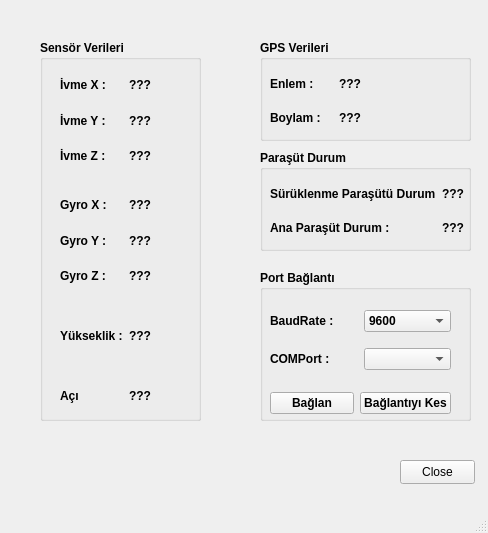
<?xml version="1.0" encoding="UTF-8"?>
<ui version="4.0">
 <class>Azak_Roket_GUI</class>
 <widget class="QMainWindow" name="Azak_Roket_GUI">
  <property name="geometry">
   <rect>
    <x>0</x>
    <y>0</y>
    <width>488</width>
    <height>533</height>
   </rect>
  </property>
  <property name="windowTitle">
   <string>Azak Roket Takımı Yer İstasyonu</string>
  </property>
  <property name="windowIcon">
   <iconset>
    <normaloff>../../Masa/AZAK_LOGO.png</normaloff>../../Masa/AZAK_LOGO.png</iconset>
  </property>
  <widget class="QWidget" name="centralwidget">
   <widget class="QPushButton" name="closeButton">
    <property name="geometry">
     <rect>
      <x>400</x>
      <y>460</y>
      <width>75</width>
      <height>24</height>
     </rect>
    </property>
    <property name="text">
     <string>Close</string>
    </property>
   </widget>
   <widget class="QGroupBox" name="groupBoxSensor">
    <property name="geometry">
     <rect>
      <x>40</x>
      <y>40</y>
      <width>161</width>
      <height>381</height>
     </rect>
    </property>
    <property name="font">
     <font>
      <bold>true</bold>
     </font>
    </property>
    <property name="title">
     <string>Sensör Verileri</string>
    </property>
    <widget class="QWidget" name="layoutWidget">
     <property name="geometry">
      <rect>
       <x>20</x>
       <y>150</y>
       <width>131</width>
       <height>101</height>
      </rect>
     </property>
     <layout class="QHBoxLayout" name="horizontalLayout_2">
      <item>
       <layout class="QVBoxLayout" name="verticalLayout_3">
        <item>
         <widget class="QLabel" name="textGyroX">
          <property name="text">
           <string>Gyro X :</string>
          </property>
         </widget>
        </item>
        <item>
         <widget class="QLabel" name="textGyroY">
          <property name="text">
           <string>Gyro Y :</string>
          </property>
         </widget>
        </item>
        <item>
         <widget class="QLabel" name="textGyroZ">
          <property name="text">
           <string>Gyro Z :</string>
          </property>
         </widget>
        </item>
       </layout>
      </item>
      <item>
       <layout class="QVBoxLayout" name="verticalLayout_4">
        <item>
         <widget class="QLabel" name="gyroX">
          <property name="text">
           <string>???</string>
          </property>
         </widget>
        </item>
        <item>
         <widget class="QLabel" name="gyroY">
          <property name="text">
           <string>???</string>
          </property>
         </widget>
        </item>
        <item>
         <widget class="QLabel" name="gyroZ">
          <property name="text">
           <string>???</string>
          </property>
         </widget>
        </item>
       </layout>
      </item>
     </layout>
    </widget>
    <widget class="QWidget" name="layoutWidget_3">
     <property name="geometry">
      <rect>
       <x>20</x>
       <y>340</y>
       <width>131</width>
       <height>31</height>
      </rect>
     </property>
     <layout class="QHBoxLayout" name="horizontalLayout_5">
      <item>
       <widget class="QLabel" name="textAngle">
        <property name="text">
         <string>Açı</string>
        </property>
       </widget>
      </item>
      <item>
       <widget class="QLabel" name="angle">
        <property name="text">
         <string>???</string>
        </property>
       </widget>
      </item>
     </layout>
    </widget>
    <widget class="QWidget" name="layoutWidget">
     <property name="geometry">
      <rect>
       <x>20</x>
       <y>280</y>
       <width>131</width>
       <height>31</height>
      </rect>
     </property>
     <layout class="QHBoxLayout" name="horizontalLayout_4">
      <item>
       <widget class="QLabel" name="textPress">
        <property name="text">
         <string>Yükseklik :</string>
        </property>
       </widget>
      </item>
      <item>
       <widget class="QLabel" name="press">
        <property name="text">
         <string>???</string>
        </property>
       </widget>
      </item>
     </layout>
    </widget>
    <widget class="QWidget" name="layoutWidget">
     <property name="geometry">
      <rect>
       <x>20</x>
       <y>30</y>
       <width>131</width>
       <height>101</height>
      </rect>
     </property>
     <layout class="QHBoxLayout" name="horizontalLayout">
      <item>
       <layout class="QVBoxLayout" name="verticalLayout_2">
        <item>
         <widget class="QLabel" name="textAccX">
          <property name="text">
           <string>İvme X :</string>
          </property>
         </widget>
        </item>
        <item>
         <widget class="QLabel" name="textAccY">
          <property name="text">
           <string>İvme Y :</string>
          </property>
         </widget>
        </item>
        <item>
         <widget class="QLabel" name="textAccZ">
          <property name="text">
           <string>İvme Z :</string>
          </property>
         </widget>
        </item>
       </layout>
      </item>
      <item>
       <layout class="QVBoxLayout" name="verticalLayout">
        <item>
         <widget class="QLabel" name="accX">
          <property name="text">
           <string>???</string>
          </property>
         </widget>
        </item>
        <item>
         <widget class="QLabel" name="accY">
          <property name="text">
           <string>???</string>
          </property>
         </widget>
        </item>
        <item>
         <widget class="QLabel" name="accZ">
          <property name="text">
           <string>???</string>
          </property>
         </widget>
        </item>
       </layout>
      </item>
     </layout>
    </widget>
   </widget>
   <widget class="QGroupBox" name="groupBoxGPS">
    <property name="geometry">
     <rect>
      <x>260</x>
      <y>40</y>
      <width>211</width>
      <height>101</height>
     </rect>
    </property>
    <property name="font">
     <font>
      <bold>true</bold>
     </font>
    </property>
    <property name="title">
     <string>GPS Verileri</string>
    </property>
    <widget class="QWidget" name="layoutWidget_2">
     <property name="geometry">
      <rect>
       <x>10</x>
       <y>30</y>
       <width>131</width>
       <height>61</height>
      </rect>
     </property>
     <layout class="QHBoxLayout" name="horizontalLayout_3">
      <item>
       <layout class="QVBoxLayout" name="verticalLayout_5">
        <item>
         <widget class="QLabel" name="textLatitude">
          <property name="text">
           <string>Enlem :</string>
          </property>
         </widget>
        </item>
        <item>
         <widget class="QLabel" name="textLongitude">
          <property name="text">
           <string>Boylam :</string>
          </property>
         </widget>
        </item>
       </layout>
      </item>
      <item>
       <layout class="QVBoxLayout" name="verticalLayout_6">
        <item>
         <widget class="QLabel" name="latitude">
          <property name="text">
           <string>???</string>
          </property>
         </widget>
        </item>
        <item>
         <widget class="QLabel" name="longitude">
          <property name="text">
           <string>???</string>
          </property>
         </widget>
        </item>
       </layout>
      </item>
     </layout>
    </widget>
   </widget>
   <widget class="QGroupBox" name="groupBoxParachute">
    <property name="geometry">
     <rect>
      <x>260</x>
      <y>150</y>
      <width>211</width>
      <height>101</height>
     </rect>
    </property>
    <property name="font">
     <font>
      <bold>true</bold>
     </font>
    </property>
    <property name="title">
     <string>Paraşüt Durum</string>
    </property>
    <widget class="QWidget" name="layoutWidget_4">
     <property name="geometry">
      <rect>
       <x>10</x>
       <y>30</y>
       <width>194</width>
       <height>61</height>
      </rect>
     </property>
     <layout class="QHBoxLayout" name="horizontalLayout_6">
      <item>
       <layout class="QVBoxLayout" name="verticalLayout_7">
        <item>
         <widget class="QLabel" name="textDragP">
          <property name="text">
           <string>Sürüklenme Paraşütü Durum :</string>
          </property>
         </widget>
        </item>
        <item>
         <widget class="QLabel" name="textMainP">
          <property name="text">
           <string>Ana Paraşüt Durum : </string>
          </property>
         </widget>
        </item>
       </layout>
      </item>
      <item>
       <layout class="QVBoxLayout" name="verticalLayout_8">
        <item>
         <widget class="QLabel" name="dragP">
          <property name="text">
           <string>???</string>
          </property>
         </widget>
        </item>
        <item>
         <widget class="QLabel" name="mainP">
          <property name="text">
           <string>???</string>
          </property>
         </widget>
        </item>
       </layout>
      </item>
     </layout>
    </widget>
   </widget>
   <widget class="QGroupBox" name="groupBoxPort">
    <property name="geometry">
     <rect>
      <x>260</x>
      <y>270</y>
      <width>211</width>
      <height>151</height>
     </rect>
    </property>
    <property name="font">
     <font>
      <bold>true</bold>
     </font>
    </property>
    <property name="title">
     <string>Port Bağlantı</string>
    </property>
    <widget class="QWidget" name="layoutWidget">
     <property name="geometry">
      <rect>
       <x>10</x>
       <y>30</y>
       <width>181</width>
       <height>81</height>
      </rect>
     </property>
     <layout class="QVBoxLayout" name="verticalLayout_9">
      <item>
       <layout class="QHBoxLayout" name="horizontalLayout_7">
        <item>
         <widget class="QLabel" name="textBaudRate">
          <property name="text">
           <string>BaudRate : </string>
          </property>
         </widget>
        </item>
        <item>
         <widget class="QComboBox" name="comboBoxBaudRate">
          <item>
           <property name="text">
            <string>9600</string>
           </property>
          </item>
          <item>
           <property name="text">
            <string>57600</string>
           </property>
          </item>
          <item>
           <property name="text">
            <string>115200</string>
           </property>
          </item>
         </widget>
        </item>
       </layout>
      </item>
      <item>
       <layout class="QHBoxLayout" name="horizontalLayout_8">
        <item>
         <widget class="QLabel" name="textComPort">
          <property name="text">
           <string>COMPort : </string>
          </property>
         </widget>
        </item>
        <item>
         <widget class="QComboBox" name="comboBoxComPort"/>
        </item>
       </layout>
      </item>
     </layout>
    </widget>
    <widget class="QWidget" name="layoutWidget">
     <property name="geometry">
      <rect>
       <x>10</x>
       <y>120</y>
       <width>181</width>
       <height>26</height>
      </rect>
     </property>
     <layout class="QHBoxLayout" name="horizontalLayout_9">
      <item>
       <widget class="QPushButton" name="connectButton">
        <property name="text">
         <string>Bağlan</string>
        </property>
       </widget>
      </item>
      <item>
       <widget class="QPushButton" name="disconnectButton">
        <property name="text">
         <string>Bağlantıyı Kes</string>
        </property>
       </widget>
      </item>
     </layout>
    </widget>
   </widget>
  </widget>
  <widget class="QMenuBar" name="menubar">
   <property name="geometry">
    <rect>
     <x>0</x>
     <y>0</y>
     <width>488</width>
     <height>22</height>
    </rect>
   </property>
  </widget>
  <widget class="QStatusBar" name="statusbar"/>
 </widget>
 <resources/>
 <connections/>
</ui>
